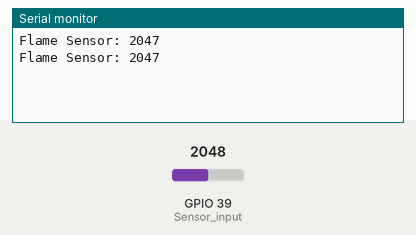
This sketch was run on a simulated ESP32. Parts: the last lines printed to the serial monitor. The inputs (shaded band) are chosen by the test bench; at power-on: GPIO 39 (Sensor_input) = 2048.

Above: at 1.8 s.
1.9 s: GPIO 39 (Sensor_input) set to 2866
At 2.8 s:
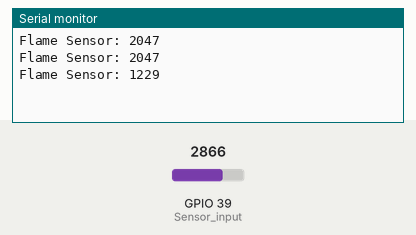
3.4 s: GPIO 39 (Sensor_input) set to 3603
At 4.8 s:
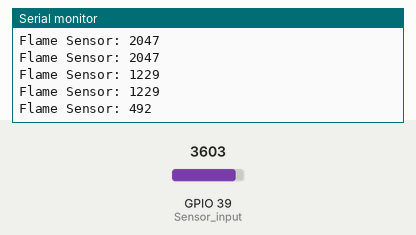
Timing chart, 0 to 6.4 s (numbered marks = the images above; inputs shaded):
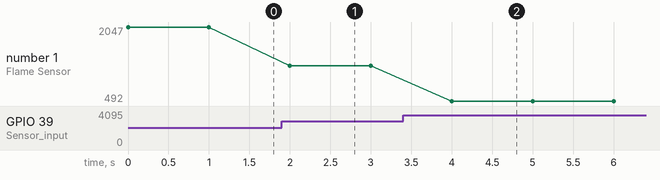

Measured:
- after the input at 1.9 s, the serial monitor: prints a new line after 0.10 s (image 1)
- after the input at 3.4 s, the serial monitor: prints a new line after 0.60 s (image 2)
- plotted number 1: 2047 → 1229 after the input at 1.9 s, 1229 → 492 after the input at 3.4 s

The sketch:

KY-026_test.ino
```cpp
int Sensor_input = 39;    /*Digital pin 39 for sensor input*/
void setup() {
  Serial.begin(9600);  /*baud rate for serial communication*/
}
void loop() {
  int Flame_Aout = analogRead(Sensor_input);  /*Analog value read function*/
   //calibration of the flame sensor (changes the logic to positive logic
  Flame_Aout = map(Flame_Aout, 4095, 0, 0, 4095);
  //constrain min sensor value to 0 and max sensor value to 4095
  Flame_Aout = constrain(Flame_Aout, 0, 4095);
  Serial.print("Flame Sensor: ");
  Serial.print(Flame_Aout);   /*Read value printed*/
  Serial.print("\t");
  Serial.print("\t");
  Serial.println();

  delay(1000);                 /*DELAY of 1 sec*/
}
```
